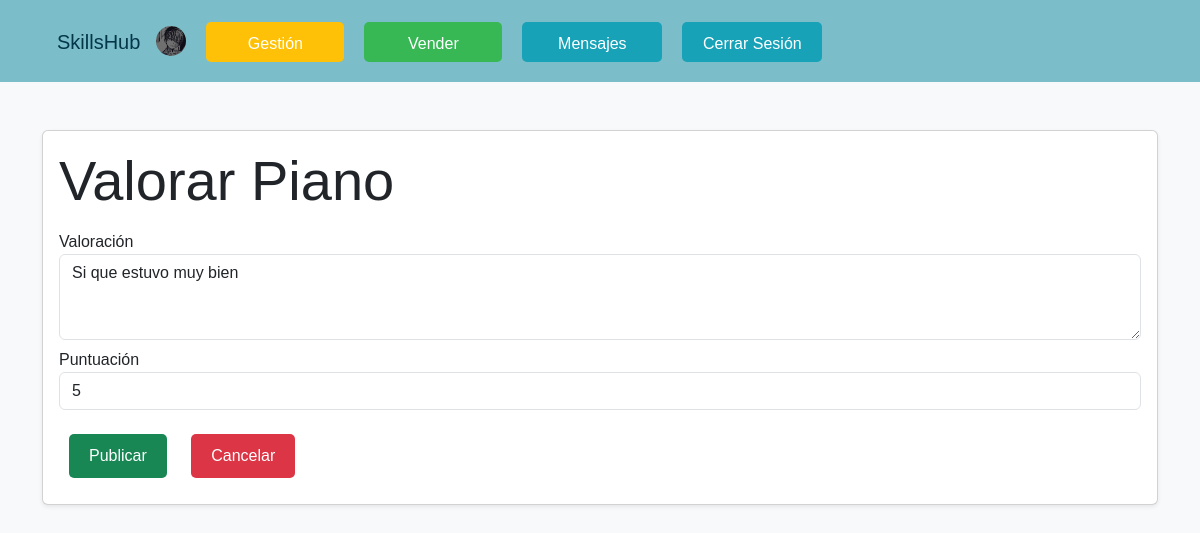
The app's page /valoraciones/8/ (signed in) with its own data.
### SkillsHub/models.py (models this page shows, shortened)
class Usuario(AbstractUser):
    nombre = models.CharField(max_length=100)
    saldo = models.DecimalField(max_digits=10, decimal_places=2, default=0, null=True)
    avatar = models.ImageField(upload_to='avatars/', default='avatars/perfil.png')
    comentario = models.TextField(blank=True, null=True)
    baneado = models.BooleanField(default=False)
    seguidores = models.ManyToManyField("self", symmetrical=False, related_name='usuarios_seguidores', blank=True)
    seguidos = models.ManyToManyField("self", symmetrical=False, related_name='usuarios_seguidos', blank=True)
    insignia_perfil = models.ForeignKey(UsuarioInsignia, null=True, blank=True, on_delete=models.SET_NULL, related_name='insignia_en_perfil')

class Compra(models.Model):
    usuario_comprador = models.ForeignKey(Usuario, related_name='compras_realizadas', on_delete=models.CASCADE)
    servicio = models.ForeignKey(Servicio, on_delete=models.CASCADE)
    fecha = models.DateTimeField(default=timezone.now) #Hacemos que automaticamente se ponga como fecha y hora actual
    valoracion = models.TextField(blank=True, null=True)
    puntuacion = models.IntegerField(default=0, choices=[(i, i) for i in range(6)]) #Que el rango de puntuacion sea del 0-5
    usuario_vendedor = models.ForeignKey(Usuario, related_name='ventas_realizadas', on_delete=models.CASCADE)

class Servicio(models.Model):
    nombre = models.CharField(max_length=100)
    precio = models.DecimalField(max_digits=10, decimal_places=2)
    descripcion = models.TextField()
    ubicacion = models.ForeignKey(Ubicacion, on_delete=models.CASCADE)
    usuario = models.ForeignKey(Usuario, on_delete=models.CASCADE)
    activo = models.BooleanField(default=True)
    categoria = models.ForeignKey(Categoria, on_delete=models.CASCADE)
    imagen = models.ImageField(upload_to='servicio/', blank=False, default='servicio/blanco.jpeg')

### SkillsHub/views.py (the view, shortened to what this page needs)
# urls.py: path('valoraciones/<int:pk>/', login_required(Valoraciones.as_view()), name='valoraciones'),
class Valoraciones(UpdateView):
    model = Compra
    form_class = ValoracionForm
    template_name = 'Proyecto/valoraciones.html'
    success_url = reverse_lazy('detalles')
    def get(self, request, pk):
        servicio = get_object_or_404(Servicio, pk=pk)
        usuario_actual = request.user
        compra = Compra.objects.filter(servicio=servicio, usuario_comprador=usuario_actual).first()
        if compra:
            if compra.fecha > timezone.now():
                messages.error(request, "La fecha límite para valorar este servicio aún no ha pasado.")
                return redirect('detalles', pk=pk)
            form = ValoracionForm(instance=compra)
            return render(request, self.template_name, {'servicio': servicio, 'compra': compra, 'form': form})
        else:
            return redirect('detalles', pk=pk)

### SkillsHub/forms.py
class ValoracionForm(forms.ModelForm):
  class Meta:
    model = Compra
    fields = ['valoracion', 'puntuacion']

### SkillsHub/templates/Proyecto/valoraciones.html (shortened to what this page needs)
{% extends './base.html' %}
{% block content %}
<div class="container mt-5">
    <div class="card shadow-sm">
        <div class="card-body">
            <h1 class="display-4">Valorar {{ compra.servicio.nombre }}</h1>
            <form method="post" enctype="multipart/form-data">
                <div class="form-group mt-3">
                    <label for="id_valoracion">Valoración</label>
                    <textarea class="form-control" id="id_valoracion" name="valoracion" rows="3" placeholder="Ingresa tu valoración">{{ user.compras_realizadas.first.valoracion|default_if_none:"" }}</textarea>
                </div>
                <div class="form-group mt-2" required>
                    <label for="id_puntuacion">Puntuación</label>
                    <select class="form-control" id="id_puntuacion" name="puntuacion">
                        <option value="5" {% if user.compras_realizadas.first.puntuacion == 5 %} selected {% endif %}>5</option>
                    </select>
                </div>
                <button type="submit" class="btn btn-success mt-4">Publicar</button>
                <a href="{% url 'detalles' pk=compra.servicio.pk %}" class="btn btn-danger mt-4">Cancelar</a>
            </form>
        </div>
    </div>
</div>
{% endblock %}

### SkillsHub/templates/Proyecto/base.html (shortened to what this page needs)
{% load static %}
<!DOCTYPE html>
<html lang="es">
<head>
    <link href="https://cdn.jsdelivr.net/npm/bootstrap@5.3.3/dist/css/bootstrap.min.css" rel="stylesheet">
</head>
<body>
   <div class="container-fluid no-margin-padding">
        <nav class="page-header navbar navbar-expand-lg navbar-light">
            <div class="container">
                <h1 class="navbar-brand"><a href="{% url 'servicios' %}" style="text-decoration: none; color: inherit;">SkillsHub</a></h1>
                {% if user.avatar %}
                    <div class="d-flex align-items-center avatar-container">
                        <a href="{% url 'perfil_usuario' user.pk %}">
                            <img src="{{ user.avatar.url }}" class="avatar" alt="Avatar">
                        </a>
                    </div>
                {% endif %}
                <div class="collapse navbar-collapse" id="navbarNav">
                    <ul class="navbar-nav text-center">
                        {% if user.is_authenticated %}
                            {% if request.user.is_authenticated and request.user.is_superuser %}
                                <li class="nav-item"><a href="{% url 'gestion' %}" class="nav-link btn btn-warning">Gestión</a></li>
                            {% endif %}
                            <li class="nav-item"><a href="{% url 'nuevo_servicio' %}" class="nav-link btn success btn-success">Vender</a></li>
                            <li class="nav-item"><a href="{% url 'rooms' %}" class="nav-link btn btn-info info text-white">Mensajes</a></li>
                            <li class="nav-item">
                                <form action="{% url 'logout' %}" method="post">
                                    <button type="submit" class="btn btn-info info text-white">Cerrar Sesión</button>
                                </form>
                            </li>
                        {% else %}
                            <li class="nav-item"><a href="{% url 'login' %}" class="nav-link btn btn-info info text-white">Iniciar Sesión</a></li>
                            <li class="nav-item"><a href="{% url 'register' %}" class="nav-link btn btn-info info text-white">Regístrate</a></li>
                        {% endif %}
                    </ul>
                </div>
            </div>
        </nav>
    </div>
    <div class="container-fluid">
        <div class="row">
            <div class="col">
                {% block content %}
                {% endblock %}
            </div>
        </div>
    </div>
</body>
</html>

### SkillsHub/templates/Proyecto/base.html (style rules this page uses)
body { background-color: #f8f9fa; font-family: Arial, sans-serif; margin: 0; padding: 0; }
.page-header { background-color: #7bbec9; }
.page-header { display: flex; justify-content: space-between; align-items: center; padding: 10px; }
.page-header h1 { margin-left: 15px; color: #04364A; margin-top: 10px; }
.btn { display: inline-block; padding: 10px 20px; margin: 10px; font-size: 16px; text-decoration: none; color: #fff; border: none; border-radius: 5px; cursor: pointer; transition: background-color 0.3s ease; }
.btn-warning { background-color: #ffc107; width: 138px; height: 40px; margin-left: 10px; margin-top: 12px; }
.success { background-color: #37b855; width: 138px; height: 40px; margin-top: 12px; }
.info { background-color: #17a2b8; width: 140px; height: 40px; margin-left: 10px; margin-top: 12px; }
.avatar { width: 30px; height: 30px; border-radius: 50%; margin-right: 10px; }
.no-margin-padding { margin: 0 !important; padding: 0 !important; }

### records on screen
Usuario: avatar (picture), valoracion "Si que estuvo muy bien", puntuacion "5"
Compra: servicio.nombre "Piano"
